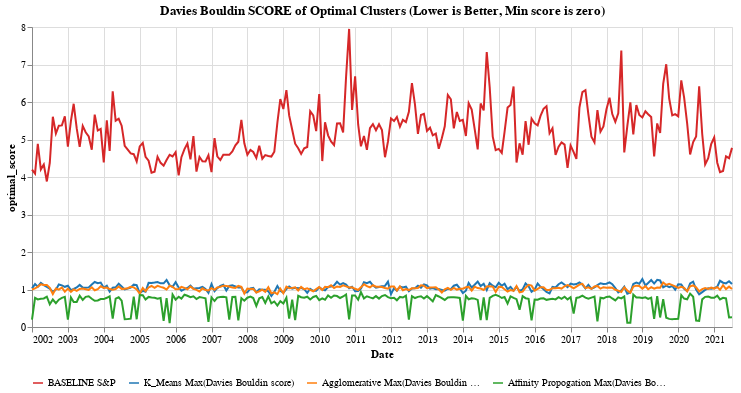

This figure's notebook cell:
### Code cell
### Optimal SCORE by davies_bouldin_ score
optimal_cluster_chart = pd.concat([ baseline_df['davies_bouldin_score'], km_df['davies_bouldin_score'], ag_df['davies_bouldin_score'], af_df['davies_bouldin_score']], axis=1)
sort_order_list=['BASELINE S&P','K_Means Max(Davies Bouldin score)','Agglomerative Max(Davies Bouldin score)','Affinity Propogation Max(Davies Bouldin score)']
optimal_cluster_chart.columns=sort_order_list#display(optimal_cluster_chart)
optimal_cluster_chart = optimal_cluster_chart.stack().reset_index()
optimal_cluster_chart.columns=['Date','Metric','optimal_score']
#display(optimal_cluster_chart)

alt.Chart(optimal_cluster_chart, title="Davies Bouldin SCORE of Optimal Clusters (Lower is Better, Min score is zero)").mark_line().encode(
    x=alt.X('Date:T'),
    y=alt.Y('optimal_score:Q'),
    color=alt.Color('Metric:N', sort=sort_order_list,
                    #scale = alt.Scale(range = ['red', 'blue', 'purple','orange']),
                    scale = alt.Scale(range = ['#d62728', '#1f77b4', '#ff7f0e','#2ca02c']),
            legend=alt.Legend(orient="bottom", title=None),
    ),
).properties(
    width=700,
    height=300
)#.interactive()

### Figure 1 — Vega-Lite specification as saved in the notebook (floating-point values rounded to 4 significant figures; data arrays with more than 128 entries replaced by an {"elided": "..."} marker saying what was removed)
{"config": {"view": {"continuousWidth": 400, "continuousHeight": 300}}, "data": {"name": "data-c3b6b9c80ab0f5be7683d91cdadaf1ce"}, "mark": "line", "encoding": {"color": {"type": "nominal", "field": "Metric", "legend": {"orient": "bottom", "title": null}, "scale": {"range": ["#d62728", "#1f77b4", "#ff7f0e", "#2ca02c"]}, "sort": ["BASELINE S&P", "K_Means Max(Davies Bouldin score)", "Agglomerative Max(Davies Bouldin score)", "Affinity Propogation Max(Davies Bouldin score)"]}, "x": {"type": "temporal", "field": "Date"}, "y": {"type": "quantitative", "field": "optimal_score"}}, "height": 300, "title": "Davies Bouldin SCORE of Optimal Clusters (Lower is Better, Min score is zero)", "width": 700, "$schema": "https://vega.github.io/schema/vega-lite/v4.8.1.json", "datasets": {"data-c3b6b9c80ab0f5be7683d91cdadaf1ce": {"elided": "940 records"}}}
